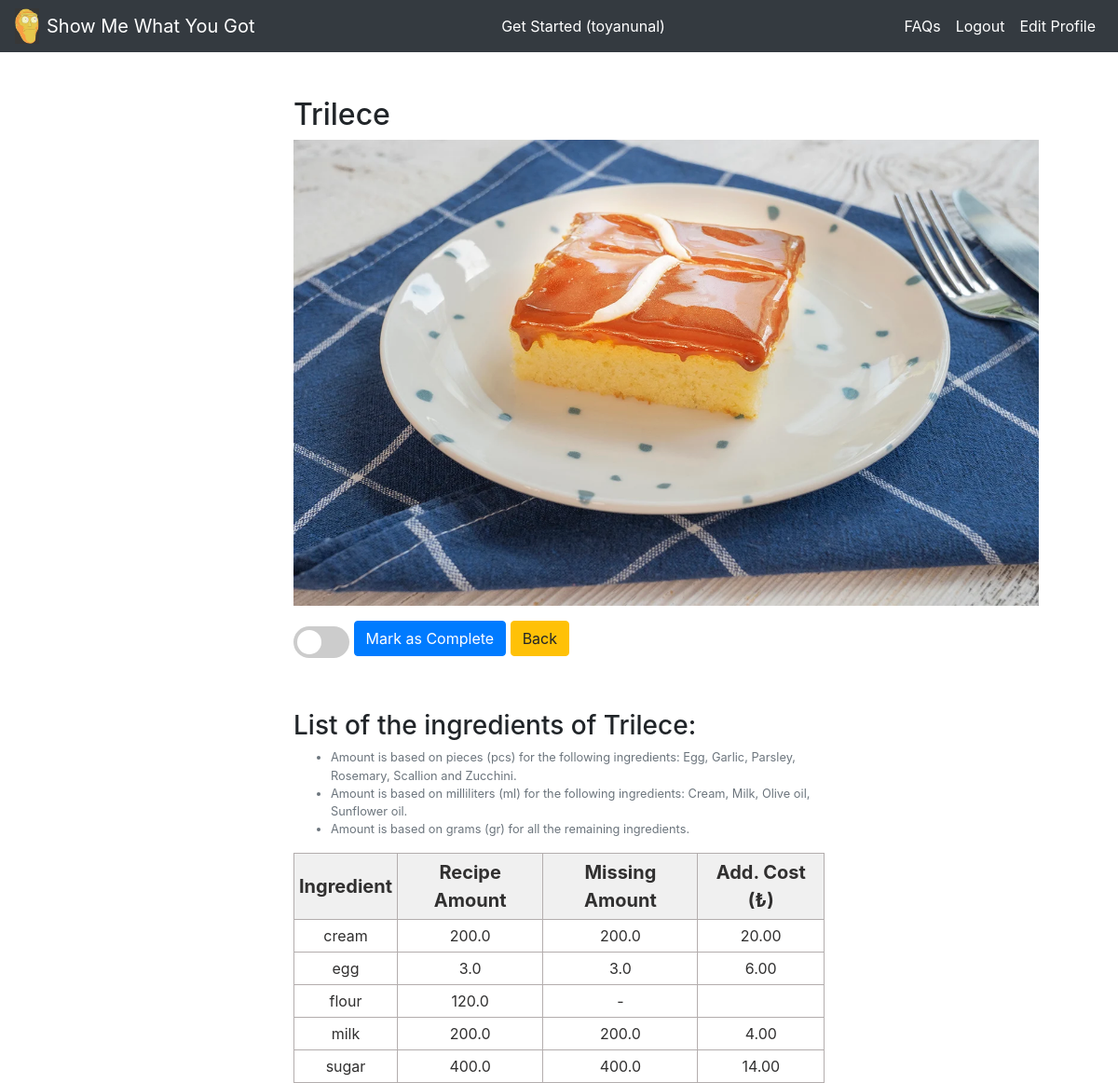
The page /recipe_list/Trilece/ (signed in) on the database its author committed.
### rrs_app/models.py (models this page shows, shortened)
class Recipe(models.Model):
    title = models.CharField(max_length=128)
    slug = models.SlugField(allow_unicode=True,unique=True)
    meal_type = models.CharField(max_length=16)
    diet_type = models.CharField(max_length=16)
    effort = models.CharField(max_length=16)
    description = models.TextField()
    photo = models.ImageField(null=True, upload_to='recipe_photos/')
    total_cost = models.FloatField(default=0, blank=True)
    class Meta:
        ordering = ('title',)

class RecipeIngredient(models.Model):
    recipe = models.ForeignKey(Recipe, on_delete=models.CASCADE)
    ingredient = models.ForeignKey(Ingredient, on_delete=models.CASCADE)
    amount = models.FloatField(default=0, validators=[MinValueValidator(0), MaxValueValidator(1000000)])
    class Meta:
        unique_together = (('recipe', 'ingredient'))
        ordering = ('recipe','ingredient')

class Ingredient(models.Model):
    title = models.CharField(max_length=128)
    unit_type = models.CharField(max_length=16)
    unit_cost = models.FloatField(default=0)
    photo = models.ImageField(null=True, upload_to='ingredient_photos/')
    class Meta:
        ordering = ('title',)
    def __str__(self):
        return self.title

class UserIngredient(models.Model):
    user = models.ForeignKey(User, on_delete=models.CASCADE)
    ingredient = models.ForeignKey(Ingredient, on_delete=models.CASCADE)
    amount = models.FloatField(default=0)
    total_cost = models.FloatField(default=0, blank=True)
    class Meta:
        unique_together = (('user', 'ingredient'))
        ordering = ('user','ingredient')

### rrs_app/views.py (the view, shortened to what this page needs)
# urls.py: path('recipe_list/<str:slug>/',views.recipe_detail_view,name='recipe_detail'),
def recipe_detail_view(request, slug):
    if not request.user.is_authenticated:
        messages.warning(request, ('Redirecting to the home page!'))
        return redirect('home')
    rec = Recipe.objects.get(slug=slug)
    inf = UserInfo.objects.get(user=request.user)
    recipe_list = []
    ingredient_list = []
    for rec_item in RecipeIngredient.objects.filter(recipe=rec):
        ing = Ingredient.objects.get(title=rec_item.ingredient)
        recipe_list.append(rec_item)
        try:
            user_item = UserIngredient.objects.get(user=request.user, ingredient=rec_item.ingredient)
            amount_diff = rec_item.amount * inf.portion - user_item.amount
            if amount_diff > 0:
                user_item.amount = amount_diff
                if ing.unit_type != 'count':
                    user_item.total_cost = ing.unit_cost * user_item.amount / 1000
                else:
                    user_item.total_cost = ing.unit_cost * user_item.amount
            else:
                user_item.amount = "-"
                user_item.total_cost = "-"
            ingredient_list.append(user_item)
        except:
            rec_item.amount = rec_item.amount * inf.portion
            if ing.unit_type != 'count':
                rec_item.total_cost = ing.unit_cost * rec_item.amount / 1000
            else:
                rec_item.total_cost = ing.unit_cost * rec_item.amount
            ingredient_list.append(rec_item)
    ingredient_list = list(zip(recipe_list, ingredient_list))
    return render(request, 'rrs_app/recipe_detail.html', {'recipe_details':rec, 'ingredient_list':ingredient_list})

### rrs_app/templates/rrs_app/recipe_detail.html (shortened to what this page needs)
{% extends 'rrs_app/base.html' %}
{% block content %}
<br></br>
<div class = "col-md-6 offset-md-3">
  <h2> {{ recipe_details.title }} </h2>
  <p><a href="{{ recipe_details.description }}" target="_blank">
    <img src="{{ recipe_details.photo.url }}" alt="{{recipe_details.title}}" style="width: 800px; height: 500px;">
  </a></p>
  <form method="POST", action="{% url 'recipe_detail' recipe_details.slug %}">
    <label class="switch">
      <span class="slider round"></span>
    </label>
    <input type="submit" class="btn btn-primary" name="completed" value="Mark as Complete">
    <a class='btn btn-warning' href="{% url 'recipe_list' %}">Back</a>
  </form>
  <br></br>
  <h3> List of the ingredients of {{ recipe_details.title }}: </h3>
  <span class="form-text text-muted"><small></span>
    <ul class="form-text text-muted">
      <li>Amount is based on pieces (pcs) for the following ingredients: Egg, Garlic, Parsley, Rosemary, Scallion and Zucchini.</li>
      <li>Amount is based on milliliters (ml) for the following ingredients: Cream, Milk, Olive oil, Sunflower oil.</li>
      <li>Amount is based on grams (gr) for all the remaining ingredients.</li>
    </ul>
    <table class="demTable">
      <thead>
        <tr>
          <th>Ingredient</th>
          <th>Recipe Amount</th>
          <th>Missing Amount</th>
          <th>Add. Cost (₺)</th>
  			</tr>
  		</thead>
      <tbody>
        {% for ingredient_object in ingredient_list %}
  			<tr>
          <td>{{ingredient_object.0.ingredient}}</td>
          <td>{{ingredient_object.0.amount}}</td>
          <td>{{ingredient_object.1.amount}}</td>
          <td>{{ingredient_object.1.total_cost|floatformat:2}}</td>
        </tr>
        {% endfor %}
  </div>
{% endblock %}

### rrs_app/templates/rrs_app/base.html (shortened to what this page needs)
<!doctype html>
{% load static %}
<html lang="en">
  <head>
    <link rel="stylesheet" href="https://stackpath.bootstrapcdn.com/bootstrap/4.3.1/css/bootstrap.min.css">
    <link rel="stylesheet" href="{% static 'css/base.css' %}">
  </head>
  <body>
    <nav class="navbar navbar-expand-lg navbar-dark bg-dark">
      <a href="{% url 'home' %}">
        <img src="{% static 'images/SMWYG.png' %}" alt="" width="26" class="d-inline-block align-middle mr-2">
      </a>
      <a class="navbar-brand" href="{% url 'home' %}">Show Me What You Got</a>
      <div class="collapse navbar-collapse" id="navbarSupportedContent">
        {% if user.is_authenticated and user.username|length < 32 %}
        <ul class="navbar-nav ml-auto text-center">
          <li class="nav-item active">
            <a class="nav-link" href="{% url 'input_form' %}">Get Started ({{user.username}})</a>
          </li>
        </ul>
        {% else %}
        <ul class="navbar-nav ml-auto text-center">
          <li class="nav-item active">
            <a class="nav-link" href="{% url 'input_form' %}">Get Started as Guest</a>
          </li>
        </ul>
        {% endif %}
        <ul class="navbar-nav ml-auto">
          {% if user.is_authenticated %}
          <li class="nav-item active">
            <a class="nav-link" href="{% url 'faq' %}">FAQs</a>
          </li>
          <li class="nav-item active">
            <a class="nav-link" href="{% url 'logout' %}">Logout</a>
          </li>
          <li class="nav-item active">
            <a class="nav-link" href="{% url 'edit_profile' %}">Edit Profile</a>
          </li>
          {% endif %}
        </ul>
      </div>
    </nav>
    {% block content %}
    {% endblock %}
  </body>
</html>

### rrs_app/static/css/base.css (style rules this page uses)
.demTable { width:100%; border:1px solid #b3adad; border-collapse:collapse; border-spacing:1px; padding:5px; margin-right: auto; }
.demTable th { border:1px solid #b3adad; text-align:center; font-size: 20px; padding:5px; background: #f0f0f0; color: #313030; }
.demTable td { border:1px solid #b3adad; text-align:center; font-size: 16px; padding:5px; background: #ffffff; color: #313030; }
.switch { position: relative; display: inline-block; width: 60px; height: 34px; }
.slider { position: absolute; cursor: pointer; top: 0; left: 0; right: 0; bottom: 0; background-color: #ccc; -webkit-transition: .4s; transition: .4s; }
.slider:before { position: absolute; content: ""; height: 26px; width: 26px; left: 4px; bottom: 4px; background-color: white; -webkit-transition: .4s; transition: .4s; }
.slider.round { border-radius: 34px; }
.slider.round:before { border-radius: 50%; }

### rows shown on the page
Recipe: title "Trilece", photo (picture)
RecipeIngredient: ingredient.title "cream", amount "200.0", ingredient_object "20.00"
RecipeIngredient: ingredient.title "egg", amount "3.0", total_cost "6.00"
RecipeIngredient: ingredient.title "flour", amount "120.0", amount "-"
RecipeIngredient: ingredient.title "milk", amount "200.0", ingredient_object "4.00"
RecipeIngredient: ingredient.title "sugar", amount "400.0", ingredient_object "14.00"

### other values the page prints
{{ user.username }} "toyanunal"
